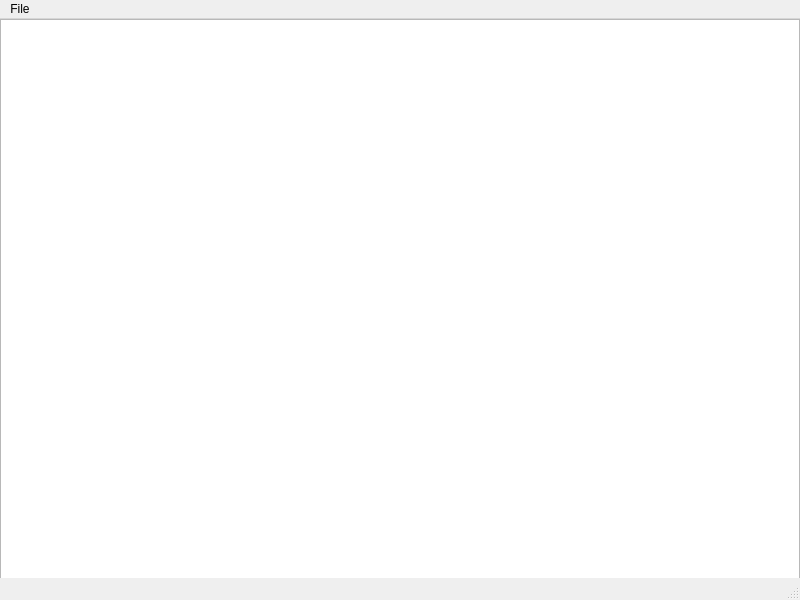
<?xml version="1.0" encoding="UTF-8"?>
<ui version="4.0">
 <class>MainWindow</class>
 <widget class="QMainWindow" name="MainWindow">
  <property name="geometry">
   <rect>
    <x>0</x>
    <y>0</y>
    <width>800</width>
    <height>600</height>
   </rect>
  </property>
  <property name="windowTitle">
   <string>MainWindow</string>
  </property>
  <widget class="QWidget" name="centralwidget">
   <widget class="QTableWidget" name="tableWidget">
    <property name="geometry">
     <rect>
      <x>0</x>
      <y>0</y>
      <width>800</width>
      <height>575</height>
     </rect>
    </property>
   </widget>
  </widget>
  <widget class="QMenuBar" name="menubar">
   <property name="geometry">
    <rect>
     <x>0</x>
     <y>0</y>
     <width>800</width>
     <height>22</height>
    </rect>
   </property>
   <widget class="QMenu" name="menuFile">
    <property name="title">
     <string>File</string>
    </property>
    <addaction name="actionOpen"/>
    <addaction name="actionWork"/>
    <addaction name="actionExit"/>
   </widget>
   <addaction name="menuFile"/>
  </widget>
  <widget class="QStatusBar" name="statusbar"/>
  <action name="actionOpen">
   <property name="text">
    <string>Открыть</string>
   </property>
  </action>
  <action name="actionWork">
   <property name="text">
    <string>Обработать</string>
   </property>
  </action>
  <action name="actionExit">
   <property name="text">
    <string>Выход</string>
   </property>
  </action>
 </widget>
 <resources/>
 <connections/>
</ui>
